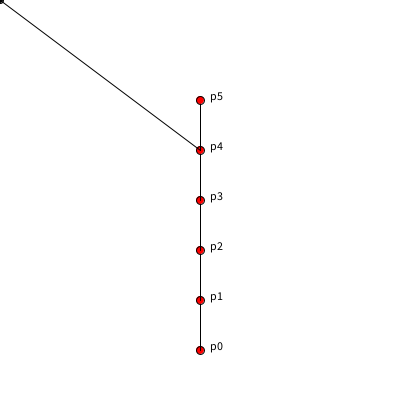
Frame 1 (no input)
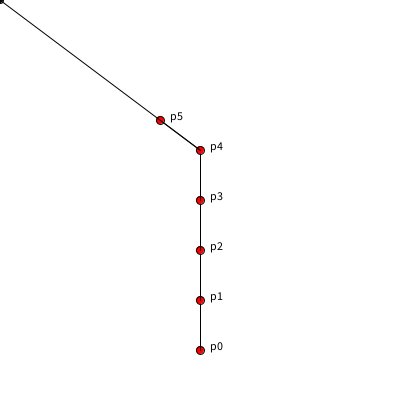
Frame 60 (the mouse pressed at the canvas centre just before this capture)
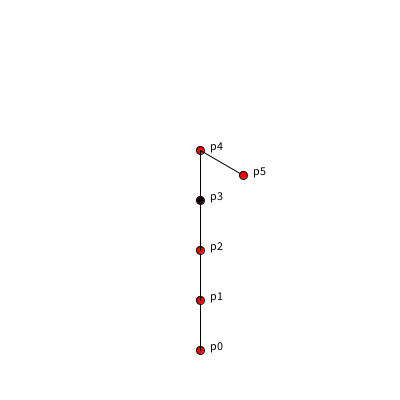
Frame 120 (the mouse held since frame 60 and released just before this capture)

The Processing sketch that drew these frames (run headless with seeded random() and noise(); from frame 60 on, the mouse is pressed at the canvas centre):

// Processing sketch: week14_7
// ── week14_7.pde
//week14_7
void setup()
{
  size(400,400);
  for(int i=0; i<6; i++)//把頂點從下到上放好
  {
    p[i] = new PVector(200,350-50*i);
  }
}
PVector[]p = new PVector[6];//有6個頂點
void draw()
{
  background(255);
  for(int i=0; i<6; i++)//用迴圈，畫點，畫字
  {
    if(i>0)line(p[i-1].x,p[i-1].y,p[i].x,p[i].y);
    fill(255,0,0);//紅色的圈圈
    ellipse(p[i].x,p[i].y,8,8);
    fill(0);
    text("p"+i,p[i].x+10,p[i].y);//字往右一點點
  }
  PVector now = new PVector(mouseX,mouseY);
  PVector v = PVector.sub(now,p[5]).normalize().mult(50);
  p[5].x = p[4].x+v.x;
  p[5].y = p[4].y+v.y;
  ellipse(mouseX,mouseY,6,6);
  line(p[4].x,p[4].y,mouseX,mouseY);
}
